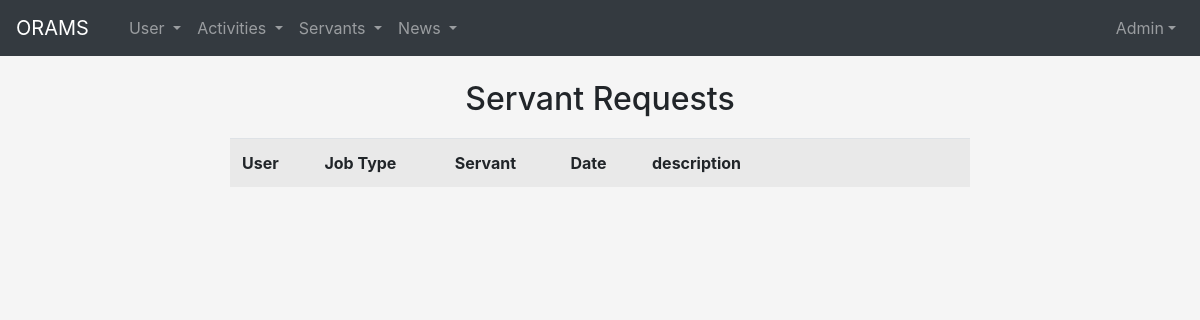
/useradmin/servant_req/, run on an earlier commit of the app's database.
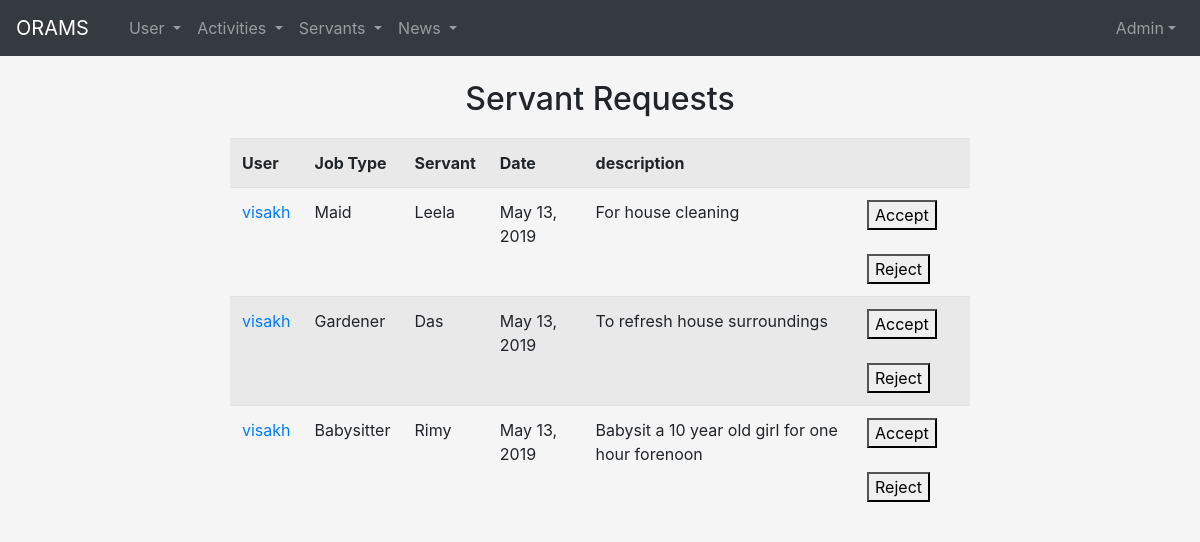
And on a later commit of the database.
### user/models.py (models this page shows, shortened)
class ServantRequest(models.Model):
    username = models.ForeignKey(User, on_delete=models.CASCADE)
    job = models.ForeignKey(JobType, on_delete=models.CASCADE)
    servant = models.ForeignKey(RegServant, on_delete=models.CASCADE)
    date = models.DateField(default=timezone.now)
    request_date = models.DateField(auto_now=False, auto_now_add=False)
    day_choice = models.CharField(max_length=20, choices=DAY_CHOICES)
    description = models.TextField(null=True)
    status = models.CharField(max_length=50, default='pending')

### useradmin/models.py (models this page shows)
class JobType(models.Model):
        jobtype = models.CharField(max_length=100)
        def __str__(self):
                return self.jobtype

class RegServant(models.Model):
        first_name = models.CharField(max_length=50)
        last_name = models.CharField(max_length=50)
        address = models.TextField(blank=True, null=False)
        dob = models.DateField(auto_now=False, auto_now_add=False)
        gender = models.CharField(max_length=10, choices=GENDER_CHOICES)
        job_type = models.ForeignKey(JobType, on_delete=models.CASCADE)
        date_of_joining = models.DateField(auto_now=False, auto_now_add=False)
        phone = models.CharField(max_length=10, blank=True, null=False)
        photo = models.ImageField(upload_to='profilepics/', blank=True, default='profilepics/default.jpg')
        status = models.IntegerField(default=1)
        def __str__(self):
            return self.first_name

### useradmin/views.py (the view)
# urls.py: path('servant_req/', views.ser_req_list, name='servant_req'),
def ser_req_list(request):
    ser_req = ServantRequest.objects.filter(status='pending')
    return render(request, 'useradmin/servant_request_list.html', {'ser_req': ser_req})

### useradmin/templates/useradmin/servant_request_list.html (shortened to what this page needs)
{% extends 'useradmin/base.html' %}
{% load crispy_forms_tags %}
{% block body %}
{% block content%}<h2><center>Servant Requests</center> </h2>{% endblock %}
<div class="main">
        <div class="container-fluid" style="width:800px; margin:20px auto;"   >
                <div class="col-sm-4 col-md-5 col-lg-12">
                    <div class="panel panel-default">
                        <div class="panel-body">
                            <form action="{% url 'useradmin:accept'%}" method="post">
                           <table class="table table-striped">
                                 <tr>
                                      <th>User</th>
                                       <th>Job Type</th>
                                       <th>Servant</th>
                                       <th>Date</th>
                                       <th>description&nbsp;&nbsp;&nbsp;&nbsp;</th>
                                        <th>&nbsp;&nbsp;&nbsp;&nbsp;&nbsp;&nbsp;&nbsp;&nbsp;&nbsp;&nbsp;&nbsp;&nbsp;&nbsp;&nbsp;&nbsp;&nbsp;&nbsp;&nbsp;&nbsp;&nbsp;&nbsp;&nbsp;&nbsp;&nbsp;</th>
                                   </tr>
                                {% for req in ser_req %}
                               <tr>
                                   <td><a href="#">{{ req.username }}</a></td>
                                   <td>{{ req.job }} </td>
                                   <td>{{ req.servant }} </td>
                                   <td>{{ req.date }} </td>
                                   <td>{{ req.description }} </td>
                                    <td><button type="submit" name="accept" value="{{ req.id }}">Accept</button>&nbsp;&nbsp;&nbsp;&nbsp;<br>   <br><button type="submit" name="reject" value="{{ req.id }}">Reject</button></td>
                                 </tr>
                                   {% endfor %}
                            </table>
</form>
                        </div>
                    </div>
                </div>
        </div>
    </div>
{% endblock %}

What changed in the data, as far as the page shows it:
added ServantRequest: username "visakh", job "Maid", servant "Leela", date "May 13, 2019", description "For house cleaning", {{ req.id }} 1 (drawn)
added ServantRequest: username "visakh", job "Gardener", servant "Das", date "May 13, 2019", description "To refresh house surroundings", {{ req.id }} 2 (drawn)
added ServantRequest: username "visakh", job "Babysitter", servant "Rimy", date "May 13, 2019", description "Babysit a 10 year old girl for one hour forenoon", {{ req.id }} 3 (drawn)
